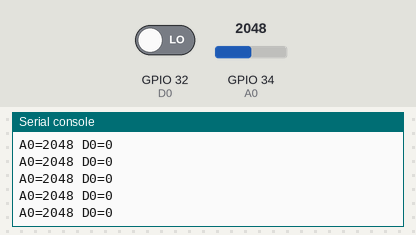
Bench run of a program on a simulated ESP32 board running MicroPython. Shown: the last lines printed to the serial console. Inputs (shaded band) come from the test bench; at power-on: GPIO 34 (A0) = 2048, GPIO 32 (D0) LOW (analog values on the 0–4095 scale).

Above: at 1.2 s.
1.3 s: GPIO 34 (A0) set to 2866
At 1.56 s:
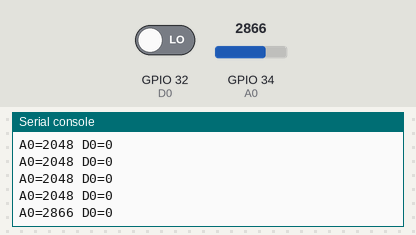
2.8 s: GPIO 32 (D0) driven HIGH
At 2.96 s:
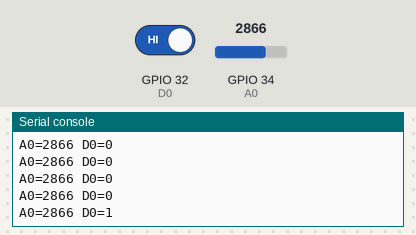
4.3 s: GPIO 34 (A0) set to 3603
At 4.36 s:
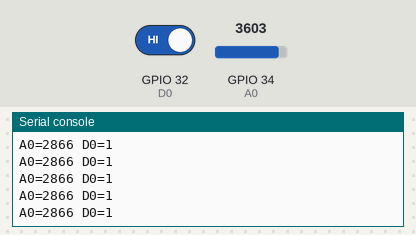
5.8 s: GPIO 32 (D0) driven LOW
At 5.96 s:
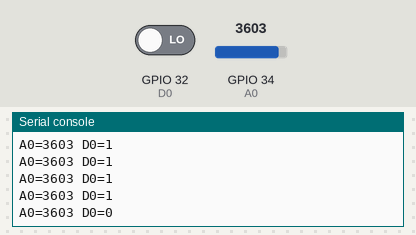
Timing chart, 0 to 8.3 s (numbered marks = the images above; inputs shaded):
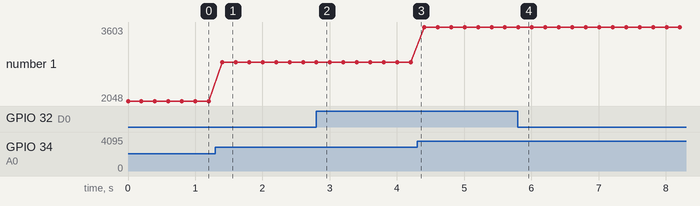

The program:

KY-037_and_KY-038.py
```python
from machine import ADC, Pin
import time
#It is recommended to calibrate the sensor to adjust it to the working volume level
A0 = ADC(Pin(34))
A0.atten(ADC.ATTN_11DB)
D0 = Pin(32, Pin.IN)

while True:
    print(f"A0={A0.read()} D0={D0.value()}")
    time.sleep(0.2)
```

Measured:
- after the input at 1.3 s, the serial console: prints a new line after 0.10 s (image 1)
- after the input at 2.8 s, the serial console: prints a new line at once (image 2)
- after the input at 5.8 s, the serial console: prints a new line at once (image 4)
- plotted number 1: 2048 → 2866 after the input at 1.3 s, 2866 → 3603 after the input at 4.3 s
